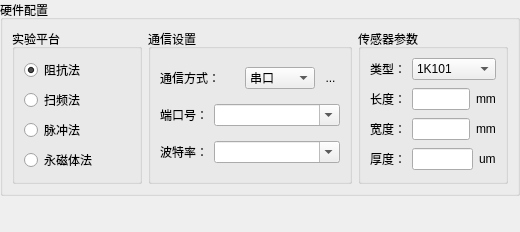
<?xml version="1.0" encoding="UTF-8"?>
<ui version="4.0">
 <class>PlatSensorSetForm</class>
 <widget class="QWidget" name="PlatSensorSetForm">
  <property name="geometry">
   <rect>
    <x>0</x>
    <y>0</y>
    <width>520</width>
    <height>232</height>
   </rect>
  </property>
  <property name="sizePolicy">
   <sizepolicy hsizetype="Fixed" vsizetype="Preferred">
    <horstretch>0</horstretch>
    <verstretch>0</verstretch>
   </sizepolicy>
  </property>
  <property name="windowTitle">
   <string>Form</string>
  </property>
  <layout class="QGridLayout" name="gridLayout_4">
   <property name="leftMargin">
    <number>0</number>
   </property>
   <property name="topMargin">
    <number>0</number>
   </property>
   <property name="rightMargin">
    <number>0</number>
   </property>
   <property name="bottomMargin">
    <number>0</number>
   </property>
   <property name="spacing">
    <number>0</number>
   </property>
   <item row="0" column="0">
    <widget class="QGroupBox" name="groupBox">
     <property name="title">
      <string>硬件配置</string>
     </property>
     <layout class="QGridLayout" name="gridLayout_3">
      <item row="0" column="1">
       <widget class="QGroupBox" name="groupBox_3">
        <property name="title">
         <string>通信设置</string>
        </property>
        <layout class="QGridLayout" name="gridLayout">
         <item row="1" column="0">
          <widget class="QLabel" name="label_12">
           <property name="text">
            <string>端口号：</string>
           </property>
          </widget>
         </item>
         <item row="1" column="1" colspan="2">
          <widget class="QComboBox" name="cbPortList">
           <property name="editable">
            <bool>true</bool>
           </property>
          </widget>
         </item>
         <item row="0" column="2">
          <layout class="QHBoxLayout" name="horizontalLayout">
           <item>
            <widget class="QComboBox" name="cbComMode">
             <property name="minimumSize">
              <size>
               <width>70</width>
               <height>0</height>
              </size>
             </property>
             <item>
              <property name="text">
               <string>串口</string>
              </property>
             </item>
             <item>
              <property name="text">
               <string>USB</string>
              </property>
             </item>
             <item>
              <property name="text">
               <string>蓝牙</string>
              </property>
             </item>
             <item>
              <property name="text">
               <string>Wi-Fi</string>
              </property>
             </item>
            </widget>
           </item>
           <item>
            <widget class="QToolButton" name="pbReloadPort">
             <property name="styleSheet">
              <string notr="true">border: none;</string>
             </property>
             <property name="text">
              <string>...</string>
             </property>
             <property name="icon">
              <iconset resource="realtimecurveimage.qrc">
               <normaloff>:/CurveImage/reload_72px_1175851_easyicon.net.png</normaloff>:/CurveImage/reload_72px_1175851_easyicon.net.png</iconset>
             </property>
             <property name="iconSize">
              <size>
               <width>20</width>
               <height>20</height>
              </size>
             </property>
            </widget>
           </item>
          </layout>
         </item>
         <item row="2" column="0">
          <widget class="QLabel" name="label_13">
           <property name="text">
            <string>波特率：</string>
           </property>
          </widget>
         </item>
         <item row="2" column="1" colspan="2">
          <widget class="QComboBox" name="cbBaudRate">
           <property name="editable">
            <bool>true</bool>
           </property>
          </widget>
         </item>
         <item row="0" column="0" colspan="2">
          <widget class="QLabel" name="label_11">
           <property name="sizePolicy">
            <sizepolicy hsizetype="Fixed" vsizetype="Fixed">
             <horstretch>0</horstretch>
             <verstretch>0</verstretch>
            </sizepolicy>
           </property>
           <property name="text">
            <string>通信方式：</string>
           </property>
          </widget>
         </item>
        </layout>
       </widget>
      </item>
      <item row="0" column="2">
       <widget class="QGroupBox" name="groupBox_4">
        <property name="sizePolicy">
         <sizepolicy hsizetype="Preferred" vsizetype="Preferred">
          <horstretch>0</horstretch>
          <verstretch>0</verstretch>
         </sizepolicy>
        </property>
        <property name="minimumSize">
         <size>
          <width>150</width>
          <height>0</height>
         </size>
        </property>
        <property name="maximumSize">
         <size>
          <width>150</width>
          <height>16777215</height>
         </size>
        </property>
        <property name="title">
         <string>传感器参数</string>
        </property>
        <layout class="QGridLayout" name="gridLayout_6">
         <item row="3" column="1">
          <layout class="QHBoxLayout" name="horizontalLayout_6">
           <item>
            <widget class="QLineEdit" name="leSensorThick">
             <property name="sizePolicy">
              <sizepolicy hsizetype="Preferred" vsizetype="Fixed">
               <horstretch>0</horstretch>
               <verstretch>0</verstretch>
              </sizepolicy>
             </property>
            </widget>
           </item>
           <item>
            <widget class="QLabel" name="label_9">
             <property name="sizePolicy">
              <sizepolicy hsizetype="Fixed" vsizetype="Preferred">
               <horstretch>0</horstretch>
               <verstretch>0</verstretch>
              </sizepolicy>
             </property>
             <property name="text">
              <string>um</string>
             </property>
            </widget>
           </item>
          </layout>
         </item>
         <item row="3" column="0">
          <widget class="QLabel" name="label_6">
           <property name="sizePolicy">
            <sizepolicy hsizetype="Fixed" vsizetype="Preferred">
             <horstretch>0</horstretch>
             <verstretch>0</verstretch>
            </sizepolicy>
           </property>
           <property name="text">
            <string>厚度：</string>
           </property>
          </widget>
         </item>
         <item row="2" column="1">
          <layout class="QHBoxLayout" name="horizontalLayout_5">
           <item>
            <widget class="QLineEdit" name="leSensorWidth">
             <property name="sizePolicy">
              <sizepolicy hsizetype="Preferred" vsizetype="Fixed">
               <horstretch>0</horstretch>
               <verstretch>0</verstretch>
              </sizepolicy>
             </property>
            </widget>
           </item>
           <item>
            <widget class="QLabel" name="label_8">
             <property name="sizePolicy">
              <sizepolicy hsizetype="Fixed" vsizetype="Fixed">
               <horstretch>0</horstretch>
               <verstretch>0</verstretch>
              </sizepolicy>
             </property>
             <property name="text">
              <string>mm</string>
             </property>
            </widget>
           </item>
          </layout>
         </item>
         <item row="2" column="0">
          <widget class="QLabel" name="label_5">
           <property name="sizePolicy">
            <sizepolicy hsizetype="Fixed" vsizetype="Preferred">
             <horstretch>0</horstretch>
             <verstretch>0</verstretch>
            </sizepolicy>
           </property>
           <property name="text">
            <string>宽度：</string>
           </property>
          </widget>
         </item>
         <item row="1" column="0">
          <widget class="QLabel" name="label_4">
           <property name="sizePolicy">
            <sizepolicy hsizetype="Fixed" vsizetype="Preferred">
             <horstretch>0</horstretch>
             <verstretch>0</verstretch>
            </sizepolicy>
           </property>
           <property name="text">
            <string>长度：</string>
           </property>
          </widget>
         </item>
         <item row="1" column="1">
          <layout class="QHBoxLayout" name="horizontalLayout_4">
           <item>
            <widget class="QLineEdit" name="leSensorLength">
             <property name="sizePolicy">
              <sizepolicy hsizetype="Expanding" vsizetype="Fixed">
               <horstretch>0</horstretch>
               <verstretch>0</verstretch>
              </sizepolicy>
             </property>
            </widget>
           </item>
           <item>
            <widget class="QLabel" name="label_7">
             <property name="sizePolicy">
              <sizepolicy hsizetype="Fixed" vsizetype="Preferred">
               <horstretch>0</horstretch>
               <verstretch>0</verstretch>
              </sizepolicy>
             </property>
             <property name="text">
              <string>mm</string>
             </property>
            </widget>
           </item>
          </layout>
         </item>
         <item row="0" column="0" colspan="2">
          <layout class="QGridLayout" name="gridLayout_5">
           <item row="0" column="0">
            <widget class="QLabel" name="label_3">
             <property name="sizePolicy">
              <sizepolicy hsizetype="Fixed" vsizetype="Preferred">
               <horstretch>0</horstretch>
               <verstretch>0</verstretch>
              </sizepolicy>
             </property>
             <property name="text">
              <string>类型：</string>
             </property>
            </widget>
           </item>
           <item row="0" column="1">
            <widget class="QComboBox" name="cbSensorType">
             <property name="sizePolicy">
              <sizepolicy hsizetype="Expanding" vsizetype="Fixed">
               <horstretch>0</horstretch>
               <verstretch>0</verstretch>
              </sizepolicy>
             </property>
             <item>
              <property name="text">
               <string>1K101</string>
              </property>
             </item>
            </widget>
           </item>
          </layout>
         </item>
        </layout>
       </widget>
      </item>
      <item row="0" column="0">
       <widget class="QGroupBox" name="groupBox_2">
        <property name="minimumSize">
         <size>
          <width>130</width>
          <height>0</height>
         </size>
        </property>
        <property name="maximumSize">
         <size>
          <width>130</width>
          <height>16777215</height>
         </size>
        </property>
        <property name="title">
         <string>实验平台</string>
        </property>
        <layout class="QGridLayout" name="gridLayout_2">
         <item row="3" column="0">
          <widget class="QRadioButton" name="radioButton_3">
           <property name="text">
            <string>脉冲法</string>
           </property>
           <property name="icon">
            <iconset resource="hardsetimage.qrc">
             <normaloff>:/CurveImage/Pulse.png</normaloff>:/CurveImage/Pulse.png</iconset>
           </property>
           <property name="iconSize">
            <size>
             <width>24</width>
             <height>24</height>
            </size>
           </property>
          </widget>
         </item>
         <item row="4" column="0">
          <widget class="QRadioButton" name="radioButton_4">
           <property name="text">
            <string>永磁体法</string>
           </property>
           <property name="icon">
            <iconset resource="hardsetimage.qrc">
             <normaloff>:/CurveImage/magnet.png</normaloff>:/CurveImage/magnet.png</iconset>
           </property>
           <property name="iconSize">
            <size>
             <width>24</width>
             <height>24</height>
            </size>
           </property>
          </widget>
         </item>
         <item row="1" column="0">
          <widget class="QRadioButton" name="radioButton">
           <property name="text">
            <string>扫频法</string>
           </property>
           <property name="icon">
            <iconset resource="hardsetimage.qrc">
             <normaloff>:/CurveImage/frequency.png</normaloff>:/CurveImage/frequency.png</iconset>
           </property>
           <property name="iconSize">
            <size>
             <width>24</width>
             <height>24</height>
            </size>
           </property>
           <property name="checked">
            <bool>false</bool>
           </property>
          </widget>
         </item>
         <item row="0" column="0">
          <widget class="QRadioButton" name="radioButton_2">
           <property name="text">
            <string>阻抗法</string>
           </property>
           <property name="icon">
            <iconset resource="hardsetimage.qrc">
             <normaloff>:/CurveImage/resistor.png</normaloff>:/CurveImage/resistor.png</iconset>
           </property>
           <property name="iconSize">
            <size>
             <width>24</width>
             <height>24</height>
            </size>
           </property>
           <property name="checked">
            <bool>true</bool>
           </property>
          </widget>
         </item>
        </layout>
       </widget>
      </item>
     </layout>
    </widget>
   </item>
   <item row="1" column="0">
    <spacer name="verticalSpacer">
     <property name="orientation">
      <enum>Qt::Vertical</enum>
     </property>
     <property name="sizeHint" stdset="0">
      <size>
       <width>20</width>
       <height>40</height>
      </size>
     </property>
    </spacer>
   </item>
  </layout>
 </widget>
 <resources>
  <include location="hardsetimage.qrc"/>
  <include location="realtimecurveimage.qrc"/>
 </resources>
 <connections/>
</ui>
